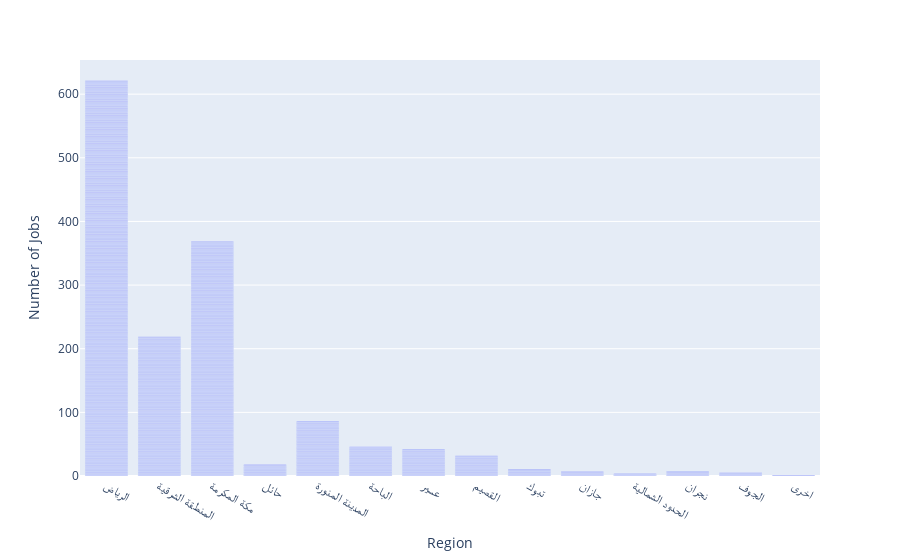

This figure's notebook cell:
### Markdown cell above
### 1. Univariate Graphical Analysis:
Method to perform uni-variate analysis will depend on whether the variable type is categorical or numerical.

### Code cell
#as we can see riyadh has the most job postings
fig = px.bar(jobs_df, x='region',labels={"region":"Region", "count":" Number of Jobs"})
fig.show()

### Figure 1 — Plotly figure (JSON) as saved in the notebook; plotly's stock layout.template omitted (floating-point values rounded to 4 significant figures; data arrays with more than 128 entries replaced by an {"elided": "..."} marker saying what was removed)
{"data": [{"alignmentgroup": "True", "hovertemplate": "Region=%{x}<br> Number of Jobs=%{y}<extra></extra>", "legendgroup": "", "marker": {"color": "#636efa", "pattern": {"shape": ""}}, "name": "", "offsetgroup": "", "orientation": "v", "showlegend": false, "textposition": "auto", "type": "bar", "x": {"elided": "1469 str values"}, "xaxis": "x", "y": {"elided": "1469 int values"}, "yaxis": "y"}], "layout": {"autosize": true, "barmode": "relative", "legend": {"tracegroupgap": 0}, "margin": {"t": 60}, "xaxis": {"anchor": "y", "autorange": true, "domain": [0, 1], "range": [-0.5, 13.5], "title": {"text": "Region"}, "type": "category"}, "yaxis": {"anchor": "x", "autorange": true, "domain": [0, 1], "range": [0, 653.7], "title": {"text": " Number of Jobs"}, "type": "linear"}}}
